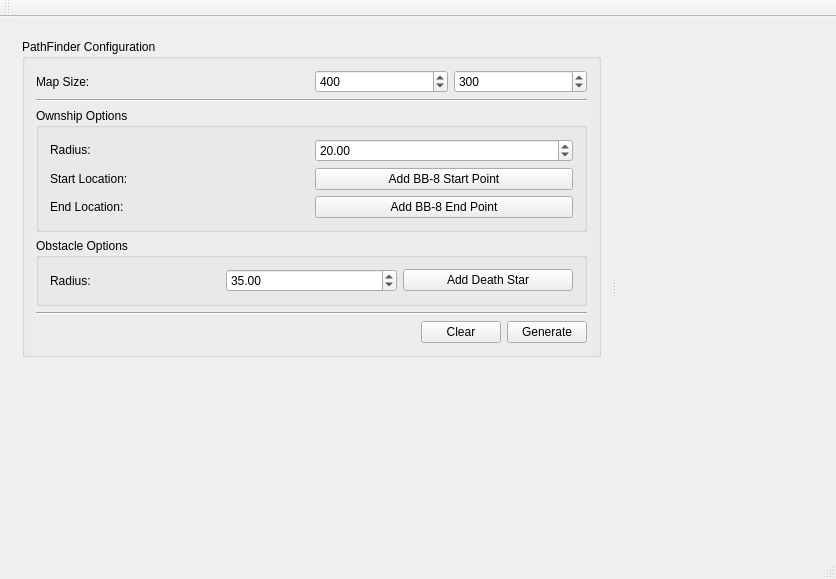
<?xml version="1.0" encoding="UTF-8"?>
<ui version="4.0">
 <class>MainWindow</class>
 <widget class="QMainWindow" name="MainWindow">
  <property name="geometry">
   <rect>
    <x>0</x>
    <y>0</y>
    <width>836</width>
    <height>579</height>
   </rect>
  </property>
  <property name="windowTitle">
   <string>MainWindow</string>
  </property>
  <widget class="QWidget" name="centralWidget">
   <layout class="QHBoxLayout" name="horizontalLayout_12">
    <item>
     <widget class="QSplitter" name="splitter">
      <property name="orientation">
       <enum>Qt::Horizontal</enum>
      </property>
      <widget class="QWidget" name="layoutWidget">
       <layout class="QVBoxLayout" name="verticalLayout_5">
        <item>
         <widget class="QGroupBox" name="groupBox">
          <property name="title">
           <string>PathFinder Configuration</string>
          </property>
          <layout class="QVBoxLayout" name="verticalLayout_4">
           <item>
            <layout class="QHBoxLayout" name="horizontalLayout_11">
             <item>
              <widget class="QLabel" name="label_5">
               <property name="text">
                <string>Map Size: </string>
               </property>
              </widget>
             </item>
             <item>
              <layout class="QHBoxLayout" name="horizontalLayout">
               <item>
                <widget class="QSpinBox" name="m_mapWidth">
                 <property name="minimum">
                  <number>10</number>
                 </property>
                 <property name="maximum">
                  <number>1000</number>
                 </property>
                 <property name="value">
                  <number>400</number>
                 </property>
                </widget>
               </item>
               <item>
                <widget class="QSpinBox" name="m_mapHeight">
                 <property name="minimum">
                  <number>10</number>
                 </property>
                 <property name="maximum">
                  <number>1000</number>
                 </property>
                 <property name="value">
                  <number>300</number>
                 </property>
                </widget>
               </item>
              </layout>
             </item>
            </layout>
           </item>
           <item>
            <widget class="Line" name="line">
             <property name="orientation">
              <enum>Qt::Horizontal</enum>
             </property>
            </widget>
           </item>
           <item>
            <widget class="QGroupBox" name="groupBox_2">
             <property name="title">
              <string>Ownship Options</string>
             </property>
             <layout class="QHBoxLayout" name="horizontalLayout_5">
              <item>
               <layout class="QVBoxLayout" name="verticalLayout_2">
                <item>
                 <widget class="QLabel" name="label_4">
                  <property name="text">
                   <string>Radius: </string>
                  </property>
                 </widget>
                </item>
                <item>
                 <widget class="QLabel" name="label">
                  <property name="text">
                   <string>Start Location:</string>
                  </property>
                 </widget>
                </item>
                <item>
                 <widget class="QLabel" name="label_6">
                  <property name="text">
                   <string>End Location:</string>
                  </property>
                 </widget>
                </item>
               </layout>
              </item>
              <item>
               <layout class="QVBoxLayout" name="verticalLayout">
                <item>
                 <widget class="QDoubleSpinBox" name="m_ownshipRadius">
                  <property name="minimum">
                   <double>1.000000000000000</double>
                  </property>
                  <property name="maximum">
                   <double>999.000000000000000</double>
                  </property>
                  <property name="value">
                   <double>20.000000000000000</double>
                  </property>
                 </widget>
                </item>
                <item>
                 <layout class="QHBoxLayout" name="horizontalLayout_8">
                  <item>
                   <widget class="QPushButton" name="m_addBb8Start">
                    <property name="text">
                     <string>Add BB-8 Start Point</string>
                    </property>
                   </widget>
                  </item>
                 </layout>
                </item>
                <item>
                 <layout class="QHBoxLayout" name="horizontalLayout_7">
                  <item>
                   <widget class="QPushButton" name="m_addBb8End">
                    <property name="statusTip">
                     <string extracomment="This is a comment."/>
                    </property>
                    <property name="text">
                     <string>Add BB-8 End Point</string>
                    </property>
                   </widget>
                  </item>
                 </layout>
                </item>
               </layout>
              </item>
             </layout>
            </widget>
           </item>
           <item>
            <widget class="QGroupBox" name="groupBox_3">
             <property name="title">
              <string>Obstacle Options</string>
             </property>
             <layout class="QVBoxLayout" name="verticalLayout_3">
              <item>
               <layout class="QHBoxLayout" name="horizontalLayout_9">
                <item>
                 <widget class="QLabel" name="label_3">
                  <property name="text">
                   <string>Radius: </string>
                  </property>
                 </widget>
                </item>
                <item>
                 <widget class="QDoubleSpinBox" name="m_deathstarRadius">
                  <property name="minimum">
                   <double>1.000000000000000</double>
                  </property>
                  <property name="maximum">
                   <double>999.000000000000000</double>
                  </property>
                  <property name="value">
                   <double>35.000000000000000</double>
                  </property>
                 </widget>
                </item>
                <item>
                 <widget class="QPushButton" name="m_addDeathStarButton">
                  <property name="text">
                   <string>Add Death Star</string>
                  </property>
                 </widget>
                </item>
               </layout>
              </item>
             </layout>
            </widget>
           </item>
           <item>
            <widget class="Line" name="line_2">
             <property name="orientation">
              <enum>Qt::Horizontal</enum>
             </property>
            </widget>
           </item>
           <item>
            <layout class="QHBoxLayout" name="horizontalLayout_4">
             <item>
              <spacer name="horizontalSpacer">
               <property name="orientation">
                <enum>Qt::Horizontal</enum>
               </property>
               <property name="sizeHint" stdset="0">
                <size>
                 <width>40</width>
                 <height>20</height>
                </size>
               </property>
              </spacer>
             </item>
             <item>
              <layout class="QHBoxLayout" name="horizontalLayout_3">
               <item>
                <widget class="QPushButton" name="m_clearButton">
                 <property name="text">
                  <string>Clear</string>
                 </property>
                </widget>
               </item>
               <item>
                <widget class="QPushButton" name="m_generateButton">
                 <property name="text">
                  <string>Generate</string>
                 </property>
                </widget>
               </item>
              </layout>
             </item>
            </layout>
           </item>
          </layout>
         </widget>
        </item>
        <item>
         <spacer name="verticalSpacer">
          <property name="orientation">
           <enum>Qt::Vertical</enum>
          </property>
          <property name="sizeHint" stdset="0">
           <size>
            <width>20</width>
            <height>40</height>
           </size>
          </property>
         </spacer>
        </item>
       </layout>
      </widget>
      <widget class="MyGraphicsView" name="m_graphicsView" native="true"/>
     </widget>
    </item>
   </layout>
  </widget>
  <widget class="QMenuBar" name="menuBar">
   <property name="geometry">
    <rect>
     <x>0</x>
     <y>0</y>
     <width>836</width>
     <height>22</height>
    </rect>
   </property>
   <property name="nativeMenuBar">
    <bool>false</bool>
   </property>
  </widget>
  <widget class="QToolBar" name="mainToolBar">
   <attribute name="toolBarArea">
    <enum>TopToolBarArea</enum>
   </attribute>
   <attribute name="toolBarBreak">
    <bool>false</bool>
   </attribute>
  </widget>
  <widget class="QStatusBar" name="statusBar"/>
 </widget>
 <layoutdefault spacing="6" margin="11"/>
 <customwidgets>
  <customwidget>
   <class>MyGraphicsView</class>
   <extends>QWidget</extends>
   <header>MyGraphicsView.h</header>
   <container>1</container>
  </customwidget>
 </customwidgets>
 <resources/>
 <connections/>
</ui>
